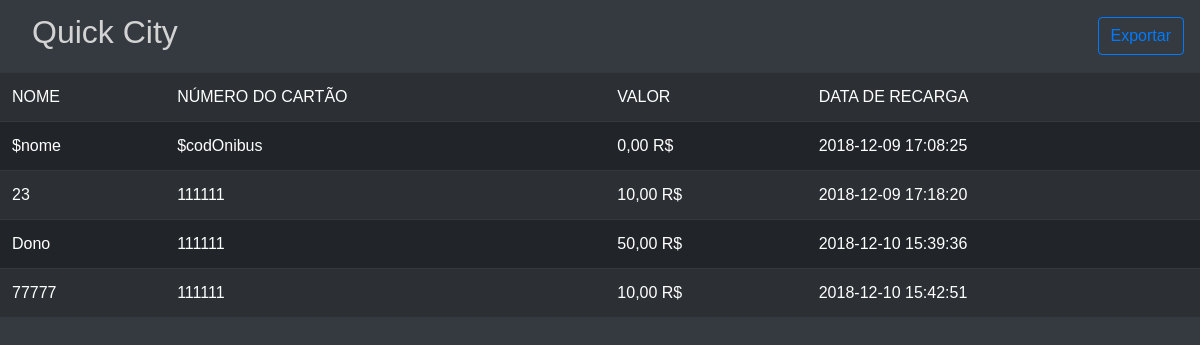
/tabela.php, run on the app's committed database.
### tables this page shows
CREATE TABLE `recarga` (
  `Id` int(11) NOT NULL AUTO_INCREMENT,
  `cartaoOnibus` varchar(32) DEFAULT NULL,
  `valor` int(11) DEFAULT NULL,
  `tipo` varchar(30) DEFAULT NULL,
  `CartaoBanco` varchar(50) DEFAULT NULL,
  `validadeCartao` varchar(40) DEFAULT NULL,
  `cvv` varchar(20) DEFAULT NULL,
  `dono` varchar(140) DEFAULT NULL,
  `dataRecarga` datetime DEFAULT NULL,
  PRIMARY KEY (`Id`)
);

### tabela.php (the view, shortened to what this page needs)
<!DOCTYPE html>
<html>
<head>
    <link rel="stylesheet" href="https://stackpath.bootstrapcdn.com/bootstrap/4.1.3/css/bootstrap.min.css">
    <link rel="stylesheet" type="text/css" href="css/style.css">
</head>
<body>
        <nav class="navbar navbar-light bg-dark justify-content-between">
            <label class="nav-item nav-link cor">Quick City</label>
            <button name="exportar" class="btn btn-outline-primary my-2 my-sm-0" type="button" onclick="exportar()">Exportar</button>
          </nav>
          <?php
          $link = mysqli_connect('localhost','root','','db_quickcity');
          if($link){
          $sql = "SELECT dono, cartaoOnibus, dataRecarga, valor FROM recarga";
          $consulta = mysqli_query($link,$sql);
          echo '<table id="tabela" class="table table-striped table-dark">';
          echo '<tr>';
          echo '<td>NOME</td>';
          echo '<td>NÚMERO DO CARTÃO</td>';
          echo '<td>VALOR</td>';
          echo '<td>DATA DE RECARGA</td>';
          echo '</tr>';
          while($registro = mysqli_fetch_assoc($consulta)){
          echo '<tr>';
          echo '<td class="dono">'.$registro["dono"].'</td>';
          echo '<td class="cartao">'.$registro["cartaoOnibus"].'</td>';
          echo '<td class="valor">'.$registro["valor"].',00 R$</td>';
          echo '<td class="data">'.$registro["dataRecarga"].'</td>';
          echo '</tr>';
          }
          echo '</table>';
          }
          ?>
</body>
</html>

### css/style.css (style rules this page uses)
.navbar { padding: .1px 1rem; }
.cor { text-align: justify; font-size: xx-large; text-emphasis-color: #D3D3D3; -webkit-text-fill-color: #D3D3D3; }
body { margin: 0; padding: 0; font-family: sans-serif; background-color: #353a40; }

### data on the page
recarga: dono "$nome", cartaoOnibus "$codOnibus", valor "0", dataRecarga "2018-12-09 17:08:25"
recarga: dono "23", cartaoOnibus "111111", valor "10", dataRecarga "2018-12-09 17:18:20"
recarga: dono "Dono", cartaoOnibus "111111", valor "50", dataRecarga "2018-12-10 15:39:36"
recarga: dono "77777", cartaoOnibus "111111", valor "10", dataRecarga "2018-12-10 15:42:51"
